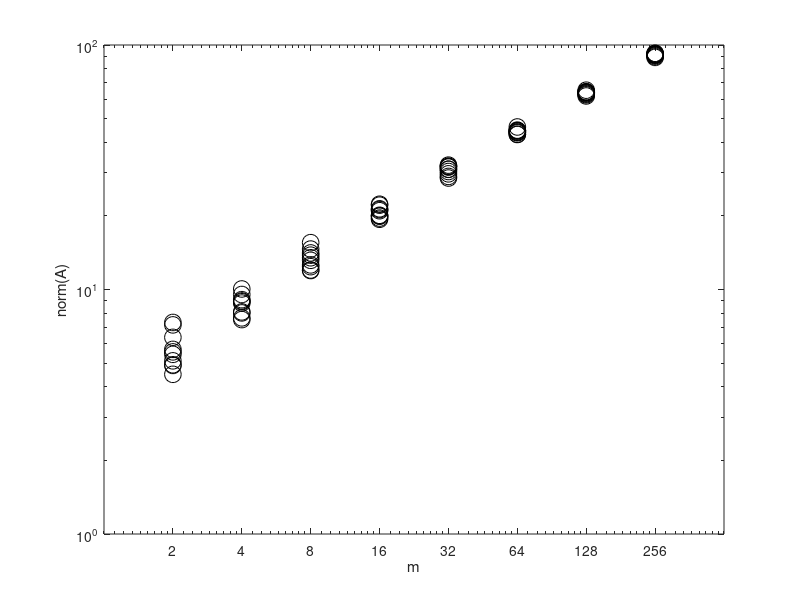
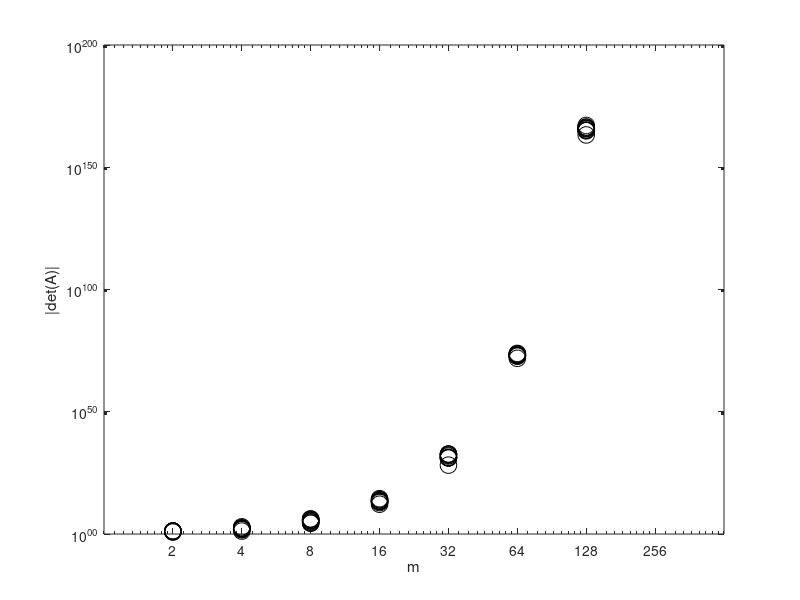

MATLAB code to generate these figures, in order:
% MATSTATS  Compute and plot functions of random matrices.

N = 10;           % number of tries
S = 8;            % maximum size is m = 2^S
mm = 2.^(1:S);    % yes, this works!

% compute values
for k = 1:S
    m = mm(k);
    for n = 1:N
        A = 10.0 * rand(m,m) - 5.0;  % [0,1] --> [-5,5]
        ranks(k, n) = rank(A);
        if ranks(k, n) ~= m
            fprintf('WARNING:  rank(A) is *not* m for size %d\n', m)
        end
        norms(k, n) = norm(A);
        absdets(k, n) = abs(det(A));
        if absdets(k, n) > 1.0e308
            fprintf('WARNING:  det(A) overflow for size %d\n', m)
        end
    end
end

% make plots; no need to plot ranks (see solutions)
figure(1),  loglog(mm, norms, 'ko', 'markersize', 12)
xlabel('m'),  ylabel('norm(A)'),  axis([1, 512, 1, 100])
xticks(mm),  xticklabels({'2','4','8','16','32','64','128','256'})
print('matstatsnorms.pdf')
figure(2),  loglog(mm, absdets, 'ko', 'markersize', 12)
xlabel('m'),  ylabel('|det(A)|'),  axis([1, 512, 1.0, 1.0e200])
xticks(mm),  xticklabels({'2','4','8','16','32','64','128','256'})
yticks(10.0.^(0:50:200))
print('matstatsdets.pdf')
